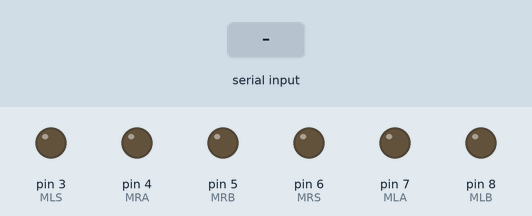
This sketch was run on a simulated Arduino Uno, built with avr-gcc and run on an emulated ATmega328P. On the bench: output pins drawn as LEDs (lit = HIGH). The inputs (shaded band) are chosen by the test bench.

Above: at 1.2 s.
1.3 s: "F" received over Serial
At 2.5 s:
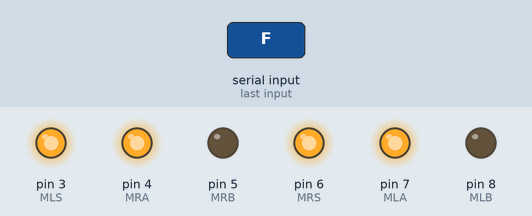
2.8 s: "B" received over Serial
At 3.9 s:
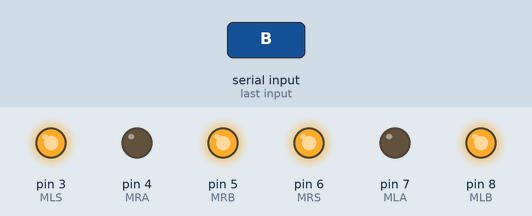
4.3 s: "L" received over Serial
At 5.0 s:
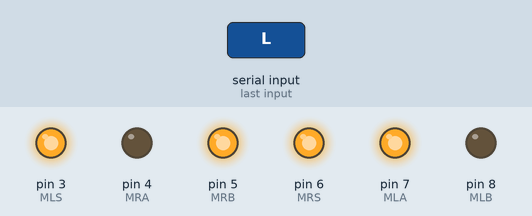
5.8 s: "R" received over Serial
At 6.2 s:
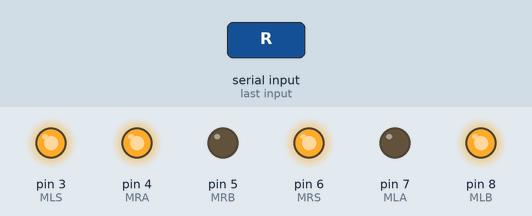
7.3 s: "S" received over Serial
At 8.5 s:
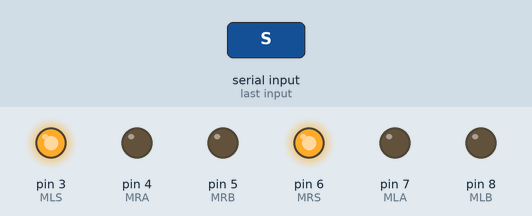
Timing chart, 0 to 9.8 s (numbered marks = the images above; inputs shaded):
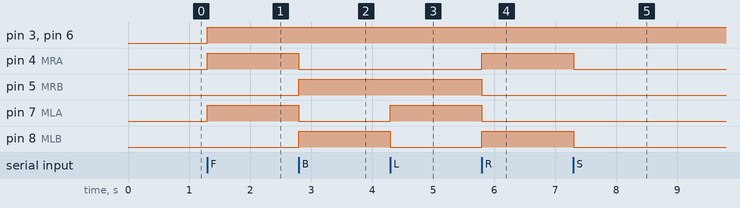

The sketch:

remote-control-car.ino
```cpp
#define MRA 4 // first pin of the right motor
#define MRB 5 // second pin of the right motor
#define MLA 7 // first pin of the left motor
#define MLB 8 //second pin of the left motor
#define MRS 6 // the speed controller pin (enable) of the right motor
#define MLS 3 // the speed controller pin (enable) of the right motor
#define trig 12 // the trig pin (sends ultra sonic waves ) of the ultrasonic
#define echo 13 // the echo pin (recieve ultra sonic waves ) of the ultrasonic
char state; // to check what we do in the switch case (recieved from the bluetooth module)
float Mspeed=255; // to control the speed can change it from bluetooth module (float so that no data lost when we devide it
float distance; // to see what is the curent distance from the nearest obstacle
void FW(){
digitalWrite(MRA,HIGH);
digitalWrite(MRB,LOW);
digitalWrite(MLA,HIGH);
digitalWrite(MLB,LOW);
analogWrite(MRS,Mspeed);
analogWrite(MLS,Mspeed); // same speed so that it doesn't turn
}
void BW(){
digitalWrite(MRA,LOW);
digitalWrite(MRB,HIGH);
digitalWrite(MLA,LOW);
digitalWrite(MLB,HIGH);
analogWrite(MRS,Mspeed);
analogWrite(MLS,Mspeed); // same speed so that it doesn't turn (it's the oppsite of BW)
}
void Left(){
digitalWrite(MRA,LOW);
digitalWrite(MRB,HIGH);
digitalWrite(MLA,HIGH);
digitalWrite(MLB,LOW);
analogWrite(MRS,Mspeed);
analogWrite(MLS,Mspeed); // same speed so that there is no angle (first part(MR) of FW ,second part of (ML)of BW so it turns left)
}
void Right(){
digitalWrite(MRA,HIGH);
digitalWrite(MRB,LOW);
digitalWrite(MLA,LOW);
digitalWrite(MLB,HIGH);
analogWrite(MRS,Mspeed);
analogWrite(MLS,Mspeed); // same speed so that there is no angle (first part(MR) of BW ,second part of (ML)of FW so it turns right)
}
void BWR(){
digitalWrite(MRA,HIGH);
digitalWrite(MRB,LOW);
digitalWrite(MLA,HIGH);
digitalWrite(MLB,LOW);
analogWrite(MRS,50);
analogWrite(MLS,Mspeed); // same as BW but (MR) is slower than (ML) so it turns backward & right as well
}
void BWL(){
digitalWrite(MRA,HIGH);
digitalWrite(MRB,LOW);
digitalWrite(MLA,HIGH);
digitalWrite(MLB,LOW);
analogWrite(MRS,Mspeed);
analogWrite(MLS,50); // same as BW but (ML) is slower than (MR) so it turnsbackward & left as well
}
void FWR(){
digitalWrite(MRA,HIGH);
digitalWrite(MRB,LOW);
digitalWrite(MLA,HIGH);
digitalWrite(MLB,LOW);
analogWrite(MRS,Mspeed);
analogWrite(MLS,50); // same as FW but (MR) is slower than (ML) so it turns forward & right as well
}
void FWL(){
digitalWrite(MRA,LOW);
digitalWrite(MRB,HIGH);
digitalWrite(MLA,LOW);
digitalWrite(MLB,HIGH);
analogWrite(MRS,50);
analogWrite(MLS,255); // same as FW but (ML) is slower than (MR) so it turns forward & right as well
}
void STOP(){
digitalWrite(MRA,LOW);
digitalWrite(MRB,LOW);
digitalWrite(MLA,LOW);
digitalWrite(MLB,LOW); // if the to wires of the mator have same voltage it won't move
}
float ultra_sonic(){
digitalWrite(trig,HIGH); // send ultrasonic waves
delayMicroseconds(5); // wait some time for it so it can return
digitalWrite(trig,LOW); // stop sending ultrasonic waves
float duration = pulseIn(echo,HIGH); // calculate time it needed to be recieved (in us)
float distance = (duration * 0.0343)/2.0; // [0.0343 = 343 (sound speed in air )* 100 (to be in cm)/ 10^6 (to be in us)] [2 the time was for it to go then returns so we need half of it] [ float so that no data is lost from the calculations]
return distance;
}
void setup() {
Serial.begin(9600); // begin communication with bluetooth module 9600 bit/sec
pinMode(MRA,OUTPUT); // arduino sends voltage so it's an output
pinMode(MRB,OUTPUT); // arduino sends voltage so it's an output
pinMode(MLA,OUTPUT); // arduino sends voltage so it's an output
pinMode(MLB,OUTPUT); // arduino sends voltage so it's an output
pinMode(MRS,OUTPUT); // arduino sends voltage so it's an output
pinMode(MLS,OUTPUT); // arduino sends voltage so it's an output
pinMode(trig,OUTPUT);// arduino sends voltage so it's an output
pinMode(echo,INPUT); // arduino recieves so it's an input
digitalWrite(trig,LOW); // to ensure that it starts as low
}
void wall(){
distance = ultra_sonic(); // read the distance from the ultrasonic
if(distance< 50) {
Right();}
else{
STOP();
}
}
void loop() {
if (Serial.available()){ // see if communication is available
state= Serial.read(); // read the character sent
switch(state){ // see what is it and choose what to do depending on what is it
case 'F':FW();break;
case 'B':BW();break;
case 'L':Left();break;
case 'R':Right();break;
case 'G':FWL();break;
case 'I':FWR();break;
case 'H':BWL();break;
case 'J':BWR();break;
case 'S':STOP();break;
// case '' :wall();break;
default: STOP();}}

}
```

Measured:
- after the input at 1.3 s, pin 3 (MLS), pin 4 (MRA), pin 6 (MRS), pin 7 (MLA): LOW → HIGH at once
- after the input at 2.8 s, pin 4 (MRA), pin 7 (MLA): HIGH → LOW at once; pin 5 (MRB), pin 8 (MLB): LOW → HIGH at once
- after the input at 4.3 s, pin 7 (MLA): LOW → HIGH at once; pin 8 (MLB): HIGH → LOW at once
- after the input at 5.8 s, pin 4 (MRA), pin 8 (MLB): LOW → HIGH at once; pin 5 (MRB), pin 7 (MLA): HIGH → LOW at once
- after the input at 7.3 s, pin 4 (MRA), pin 8 (MLB): HIGH → LOW at once
